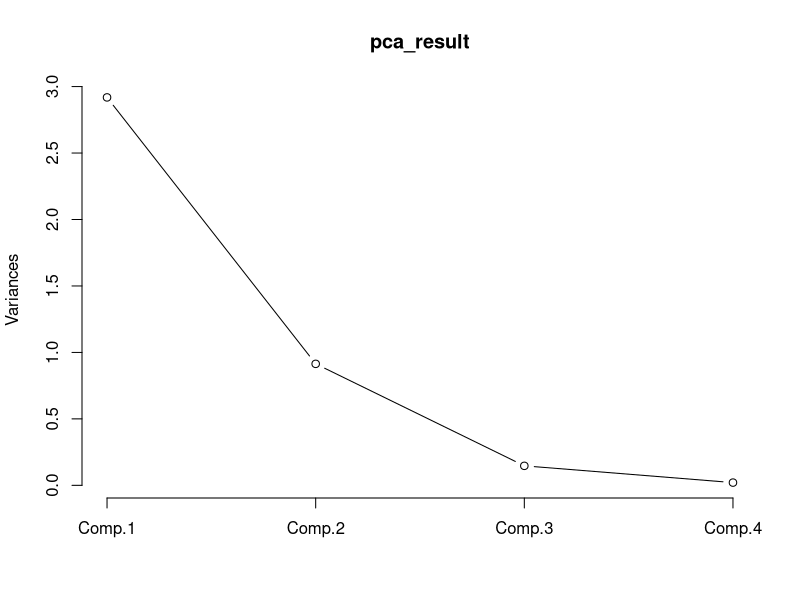
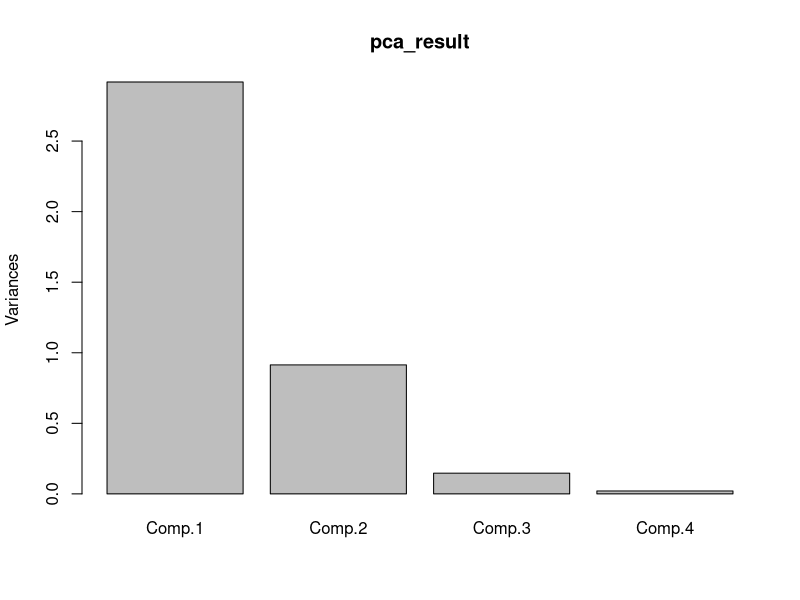
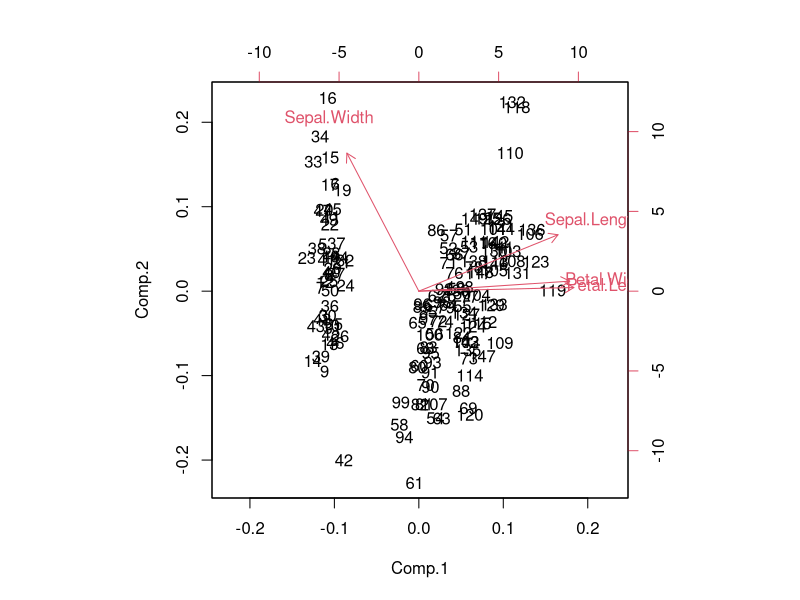
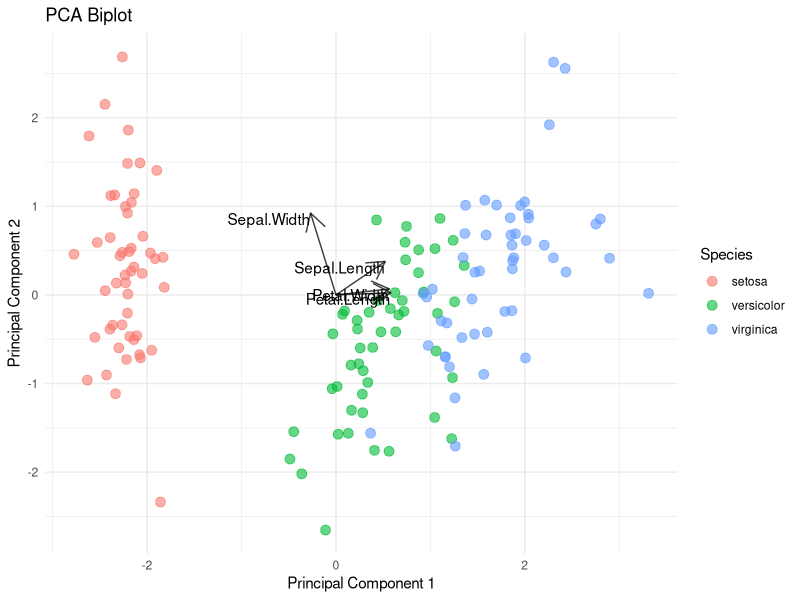

Here is the R script that generated these plots, in order:
# Load necessary libraries
library(ggplot2)

# The iris dataset contains measurements for Sepal Length, Sepal Width, Petal Length, 
# and Petal Width for three different species of iris flowers (Setosa, Versicolour, and Virginica). 
# The aim of the PCA in this tutorial is to see if the flowers can be distinguished based on 
# their measurements alone.

# Remove missing data with complete cases.
# Before doing PCA, it's crucial to handle missing data. In R, we can use complete.cases()

View(iris)
iris_clean <- iris[complete.cases(iris), ]

# We're going to use the princomp function in R. Setting cor=T means we're doing PCA on the correlation matrix, 
# not the covariance matrix, which can be better when features have different scales. 
# However, the iris dataset features are on a similar scale.

pca_result <- princomp(iris_clean[, 1:4], cor=T)
summary(pca_result)

# Screeplot
# Visualize the importance of each component:

screeplot(pca_result, type="lines")

# Loadings
# This gives an idea of how each feature contributes to each principal component:

pca_result$loadings

# PCA default plot
# Visualize the data in the reduced dimension space:

plot(pca_result)


# Biplot visual and explanation
# A biplot helps visualize both the data points and feature vectors:

biplot(pca_result)

# In this biplot, the arrows represent the original features of the data 
# (like Sepal.Length and Petal.Width). The direction and length of the arrows 
# show how each feature contributes to the principal components.

# Extract scores (data points in the PC space)
df_scores <- as.data.frame(pca_result$scores)

# Extract loadings
loadings_data <- as.data.frame(pca_result$loadings[,1:2])  # Extracting only first 2 components

# Plot using ggplot2
biplot_gg <- ggplot(df_scores, aes(Comp.1, Comp.2)) + 
  geom_point(aes(color=iris_clean$Species), size=3, alpha=0.6) +
  # Add the feature vectors (loadings)
  geom_segment(data=loadings_data, 
               aes(x = 0, y = 0, xend = Comp.1, yend = Comp.2),
               arrow = arrow(length = unit(0.2,"inches")),
               alpha = 0.75, color = "black") +
  geom_text(data=loadings_data, 
            aes(x=Comp.1, y=Comp.2, label=rownames(loadings_data)), 
            vjust=1, hjust=1) +
  theme_minimal() +
  labs(title = "PCA Biplot", x = "Principal Component 1", y = "Principal Component 2", color="Species")

# Print the plot
print(biplot_gg)

